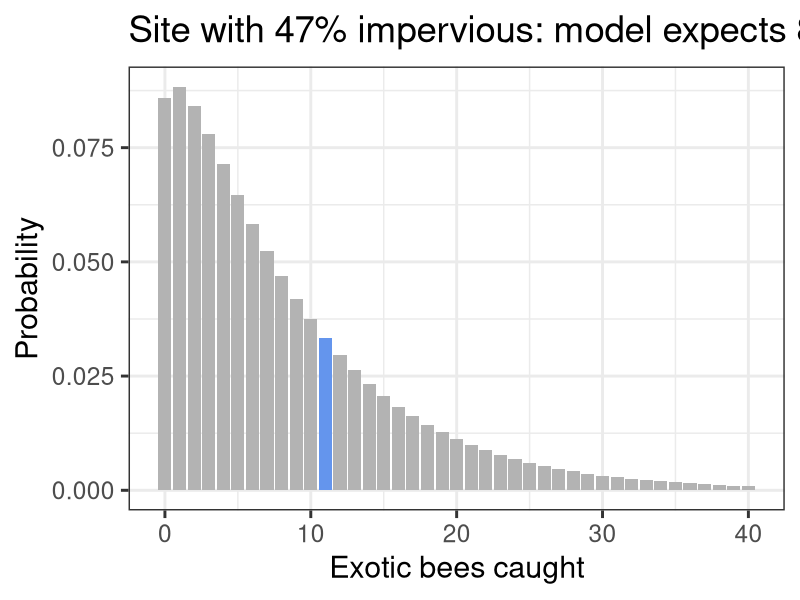

R code for this plot:
## ---- chunk 1
#| label: setup
#| message: false

library(tidyverse)
library(MASS)
select <- dplyr::select
set.seed(222)
theme_set(theme_bw(22))

fmt <- \(x, digits = 2) formatC(x, format = "f", digits = digits)

# Exotic bee abundance (Fitch et al. 2019)
bees <- read_csv("../data/exotic-bees.csv") |>
  mutate(
    imp_500m = 100 * NLCD500m,
    imp_1km = 100 * NLCD1km,
    imp_1.5km = 100 * NLCD1.5km,
    imp_2km = 100 * NLCD2km,
    year = factor(Year)
  )
n_sites <- nrow(bees)

models <- list(
  `Poisson, 500 m` = glm(exotic.abund ~ imp_500m, family = poisson, data = bees),
  `NB, intercept only` = glm.nb(exotic.abund ~ 1, data = bees),
  `NB, 500 m` = glm.nb(exotic.abund ~ imp_500m, data = bees),
  `NB, 1 km` = glm.nb(exotic.abund ~ imp_1km, data = bees),
  `NB, 1.5 km` = glm.nb(exotic.abund ~ imp_1.5km, data = bees),
  `NB, 2 km` = glm.nb(exotic.abund ~ imp_2km, data = bees),
  `NB, 500 m + year` = glm.nb(exotic.abund ~ imp_500m + year, data = bees)
)

ic <- imap(models, \(m, name) {
  ll <- logLik(m)
  k <- attr(ll, "df")
  tibble(
    model = name,
    k = k,
    loglik = as.numeric(ll),
    AIC = AIC(m),
    AICc = AIC + 2 * k * (k + 1) / (n_sites - k - 1),
    BIC = BIC(m)
  )
}) |>
  list_rbind()

ic_tbl <- function(rows, criterion = "AIC") {
  ic |>
    filter(model %in% rows) |>
    mutate(delta = .data[[criterion]] - min(.data[[criterion]])) |>
    arrange(delta)
}

get_ic <- function(name, col = "AIC") ic[[col]][ic$model == name]

# Likelihood illustration: two candidate lines for the 500 m NB model
nb500 <- models$`NB, 500 m`
theta500 <- nb500$theta
## ---- chunk 2
#| fig-width: 12
#| fig-height: 4.5
#| fig-align: center

site <- bees |>
  mutate(mu = fitted(nb500)) |>
  slice(which.min(abs(imp_500m - 50) + abs(exotic.abund - 10)))

tibble(k = 0:40) |>
  mutate(
    prob = dnbinom(k, mu = site$mu, size = theta500),
    observed = k == site$exotic.abund
  ) |>
  ggplot(aes(k, prob, fill = observed)) +
  geom_col() +
  scale_fill_manual(values = c("grey70", "cornflowerblue"), guide = "none") +
  labs(
    x = "Exotic bees caught",
    y = "Probability",
    title = sprintf(
      "Site with %.0f%% impervious: model expects %.1f, observed %d",
      site$imp_500m, site$mu, site$exotic.abund
    )
  )
## ---- chunk 3
ic_tbl(c("Poisson, 500 m", "NB, 500 m")) |>
  transmute(
    Model = model,
    k,
    `log L` = fmt(loglik, 1),
    AIC = fmt(AIC, 1),
    `ΔAIC` = fmt(delta, 1)
  ) |>
  knitr::kable(align = "lrrrr")
## ---- chunk 4
ic_tbl(c("NB, intercept only", "NB, 500 m", "NB, 1 km", "NB, 1.5 km", "NB, 2 km")) |>
  transmute(
    Model = model,
    k,
    `log L` = fmt(loglik, 1),
    AIC = fmt(AIC, 1),
    `ΔAIC` = fmt(delta, 1)
  ) |>
  knitr::kable(align = "lrrrr")
## ---- chunk 5
ic_tbl(c("NB, 500 m", "NB, 500 m + year")) |>
  transmute(
    Model = model,
    k,
    `log L` = fmt(loglik, 1),
    AIC = fmt(AIC, 1),
    `ΔAIC` = fmt(delta, 1)
  ) |>
  knitr::kable(align = "lrrrr")
## ---- chunk 6
#| echo: true
#| class-output: small-output

nb_500m <- glm.nb(exotic.abund ~ imp_500m, data = bees)
nb_1km <- glm.nb(exotic.abund ~ imp_1km, data = bees)
nb_year <- glm.nb(exotic.abund ~ imp_500m + year, data = bees)
AIC(nb_500m, nb_1km, nb_year)
## ---- chunk 7
ic |>
  mutate(across(c(AIC, AICc, BIC), \(x) x - min(x))) |>
  arrange(AICc) |>
  transmute(
    Model = model,
    k,
    `ΔAIC` = fmt(AIC, 1),
    `ΔAICc` = fmt(AICc, 1),
    `ΔBIC` = fmt(BIC, 1)
  ) |>
  knitr::kable(align = "lrrrr")
